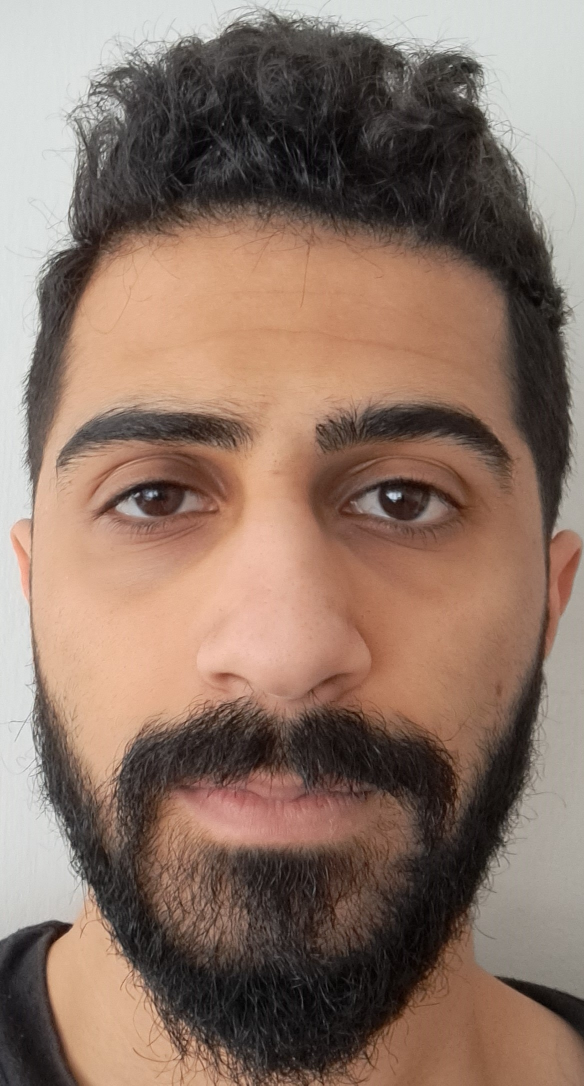
#> input picture HW3 - ML in HealthCare/Data/Orig.jpg, 1168 x 2171 px (shown at 1/2 size); its folder holds only this picture in this run
$ jupyter execute --allow-errors EigenFaces.ipynb   (shell and % lines are left out)
#> lines starting #> are read from the running program, lines starting #| are printed output that depends on the picture
# EigenFaces - Nir Sassy - 316491737

Before we begin make sure you read the pdf document fully and that you did not change the order of folders or files. Keep the same order as in the zip file of HW3. For this assignment by the way, there is no need to divide the data into training and testing sets.

[cell 1]
import numpy as np
import itertools
from tqdm import tqdm
import pickle
import sys
import pandas as pd
import matplotlib as mpl
import seaborn as sns
import matplotlib.pyplot as plt
plt.rcParams['axes.labelsize'] = 14
plt.rcParams['xtick.labelsize'] = 12
plt.rcParams['ytick.labelsize'] = 12
from sklearn.model_selection import train_test_split
from sklearn.preprocessing import StandardScaler
from sklearn.pipeline import Pipeline
from IPython.display import display, clear_output
from PIL import Image
from sklearn.datasets import fetch_lfw_people
from sklearn.decomposition import PCA

We will start by loading a dataset of human faces from `X.npy` and the names of these people from `targets.pkl`:

#> (a cell that did not finish here is left out)

13,233 images were flattened and stacked in the matrix $X$ so every row is an image and every column is a pixel. We can see that by the shape of $X$.

#> (a cell that did not finish here is left out)

Let's see some of the images of the original dataset:

[cell 4]
def plot_gallery(images,target_names, h, w,rows=3, cols=4):
    plt.figure(figsize=(14,14))
    for i in range(rows * cols):
        plt.subplot(rows, cols, i + 1)
        plt.imshow(images[i, :].reshape((h, w)), cmap=plt.cm.gray)
        plt.title(target_names[i])
        plt.xticks(())
        plt.yticks(())
    plt.show()

#> (a cell that did not finish here is left out)

Before we use the `PCA` package, we have to center our data (even though `pca.fit_transform()` does it automatically, here we will do it for practicing). The center of our data ($\mu$) is the mean of each pixel along all of our images. Thus, the center has 2,914 elements where the first element is the mean of all of the images' "first" pixels, the second is the mean of all of the images' "second" pixels etc. Notice that the images are already flattened in $X$ which might help you.

Name your `pca` object: `pca`.

Calculate $\mu$ of $X$ and center every image in $X$ (row vector) according to $\mu$. Keep $X$ with same name `X`. Name the $\mu$ vector `mu_orig`.

If you can, apply centering without a single loop.

#> (a cell that did not finish here is left out)

Now fit a PCA model on $X$ (**without whitening**) that would preserve 99.5% of the energy. Find out how many eigenvectors you remained with and set it as $K$.

[cell 7]
#----------------------------Implement your code here-----------------------
pca = PCA(n_components=0.995) #whiten=False is default.
#> (the rest of this cell did not finish here and is left out)

---

<span style="color:red">***Question:***</span> *If we now have $K$ eigenvectors, by how many dimensions we have reduced our data?*

---

---

<span style="color:red">***Answer:***</span>  We had 2914 dimensions for our data (number of pixels per image). Now, after applying PCA, we have 734 dimensions, meaning we reduced the number of dimensions of our data by 2914-734 = 2180 dimensions!

---

Let's see these eigenfaces!

[cell 8]
def plot_eigenfaces(eigenvec_mat, h, w, rows=3, cols=4):
    plt.figure(figsize=(10,10))
    for i in range(rows * cols):
        plt.subplot(rows, cols, i + 1)
        plt.imshow(eigenvec_mat[i, :].reshape((h, w)), cmap=plt.cm.gray)
        plt.title("$u_{" + str(i+1) + "}$")
        plt.xticks(())
        plt.yticks(())
    plt.show()

`eigenvec_mat` is the matrix of the eigenvectors calculated where every row is an eigenvector and the first row has the highest eigenvalue and the second row has the next highest eigenvalue etc. Think where this matrix was calculated in the process.

#> (a cell that did not finish here is left out)

If you got it right, you should see those "ghosts" we talked about.

And now, let's move on towards the more interesting part! We will start by showing your resized gray level face image. It might be a bit distorted due to resizing. Change the format of `.jpg` as needed.

[cell 10]
img_format = '.jpg' # change the format according to your image. Do not delete the dot sign before the format name
image = Image.open('Data/Orig' + img_format)
#> image is the input picture: PIL image 1168x2171 RGB; mean R, G, B 139.6, 115.8, 102.3
gray = image.convert('L')
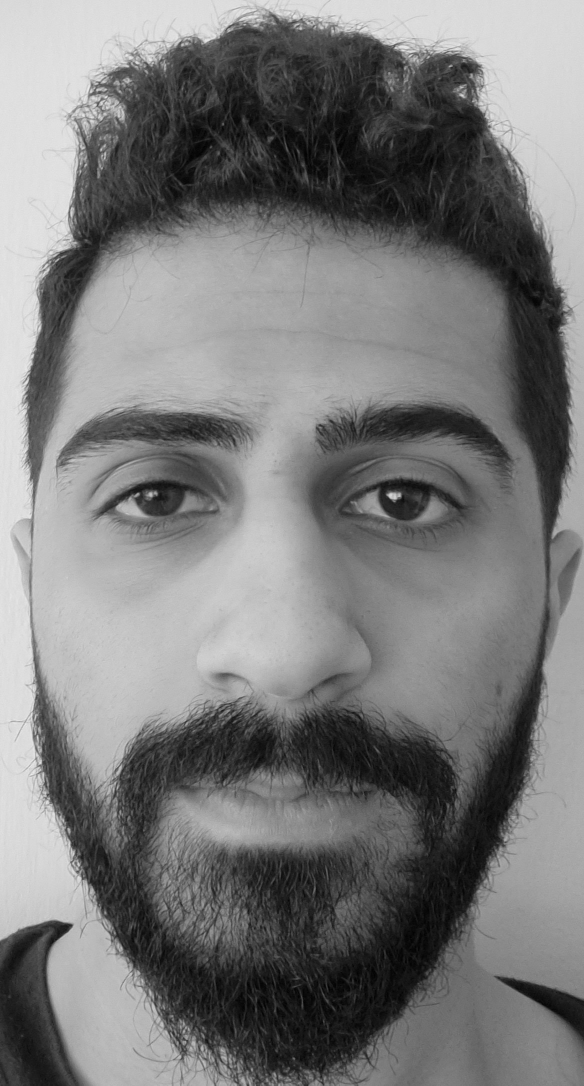
#> gray: PIL image 1168x2171 L (shown at 1/2 size); min 0, max 240, mean 121.4
#> (the rest of this cell did not finish here and is left out)
